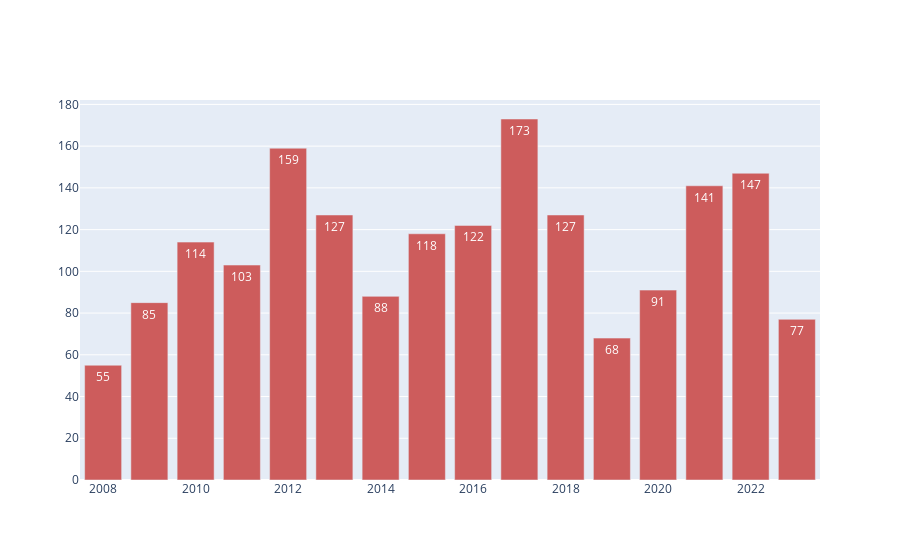

The cell this chart's notebook holds for it:
### Code cell
fig = go.Figure(data=[go.Bar(
            x=df4['Year'], y=df4['count'],
            text=df4['count'],
            textposition='auto',
            marker_color = '#cd5c5c'
        )])
fig.show()

### Figure 1 — Plotly figure (JSON) as saved in the notebook; plotly's stock layout.template omitted (floating-point values rounded to 4 significant figures)
{"data": [{"marker": {"color": "#cd5c5c"}, "text": [173, 159, 147, 141, 127, 127, 122, 118, 114, 103, 91, 88, 85, 77, 68, 55], "textposition": "auto", "type": "bar", "x": [2017, 2012, 2022, 2021, 2013, 2018, 2016, 2015, 2010, 2011, 2020, 2014, 2009, 2023, 2019, 2008], "y": [173, 159, 147, 141, 127, 127, 122, 118, 114, 103, 91, 88, 85, 77, 68, 55]}], "layout": {}}
